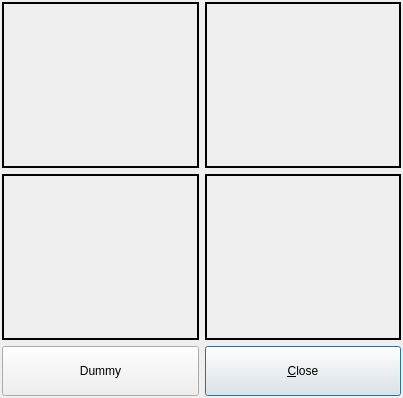
<?xml version="1.0" encoding="UTF-8"?>
<ui version="4.0">
 <class>TestWidget</class>
 <widget class="QWidget" name="TestWidget">
  <property name="geometry">
   <rect>
    <x>0</x>
    <y>0</y>
    <width>403</width>
    <height>398</height>
   </rect>
  </property>
  <property name="windowTitle">
   <string>Icon Test Dialog</string>
  </property>
  <property name="windowIcon">
   <iconset resource="../../qt/res/resource.qrc">
    <normaloff>:logo/ico/scanframe</normaloff>:logo/ico/scanframe</iconset>
  </property>
  <layout class="QGridLayout" name="gridLayout">
   <property name="leftMargin">
    <number>2</number>
   </property>
   <property name="topMargin">
    <number>2</number>
   </property>
   <property name="rightMargin">
    <number>2</number>
   </property>
   <property name="bottomMargin">
    <number>2</number>
   </property>
   <item row="0" column="2">
    <widget class="QFrame" name="frame2">
     <property name="toolTip">
      <string>Mode: Active</string>
     </property>
     <property name="frameShape">
      <enum>QFrame::WinPanel</enum>
     </property>
     <property name="frameShadow">
      <enum>QFrame::Plain</enum>
     </property>
     <layout class="QHBoxLayout" name="horizontalLayout_3">
      <item>
       <widget class="sf::DrawWidget" name="drawWidget2" native="true">
        <property name="whatsThis">
         <string>Widget for drawing stuff into.</string>
        </property>
       </widget>
      </item>
     </layout>
    </widget>
   </item>
   <item row="1" column="2">
    <widget class="QFrame" name="frame3">
     <property name="toolTip">
      <string>Mode: Disabled</string>
     </property>
     <property name="frameShape">
      <enum>QFrame::WinPanel</enum>
     </property>
     <property name="frameShadow">
      <enum>QFrame::Plain</enum>
     </property>
     <layout class="QHBoxLayout" name="horizontalLayout_6">
      <item>
       <widget class="sf::DrawWidget" name="drawWidget3" native="true">
        <property name="whatsThis">
         <string>Widget for drawing stuff into.</string>
        </property>
       </widget>
      </item>
     </layout>
    </widget>
   </item>
   <item row="0" column="0">
    <widget class="QFrame" name="frame1">
     <property name="toolTip">
      <string>Mode: Normal</string>
     </property>
     <property name="frameShape">
      <enum>QFrame::WinPanel</enum>
     </property>
     <property name="frameShadow">
      <enum>QFrame::Plain</enum>
     </property>
     <layout class="QHBoxLayout" name="horizontalLayout_2">
      <item>
       <widget class="sf::DrawWidget" name="drawWidget1" native="true">
        <property name="whatsThis">
         <string>Widget for drawing stuff into.</string>
        </property>
       </widget>
      </item>
     </layout>
    </widget>
   </item>
   <item row="1" column="0">
    <widget class="QFrame" name="frame4">
     <property name="toolTip">
      <string>Mode: Selected</string>
     </property>
     <property name="frameShape">
      <enum>QFrame::WinPanel</enum>
     </property>
     <property name="frameShadow">
      <enum>QFrame::Plain</enum>
     </property>
     <layout class="QHBoxLayout" name="horizontalLayout_4">
      <item>
       <widget class="sf::DrawWidget" name="drawWidget4" native="true">
        <property name="whatsThis">
         <string>Widget for drawing stuff into.</string>
        </property>
       </widget>
      </item>
     </layout>
    </widget>
   </item>
   <item row="2" column="2">
    <widget class="QPushButton" name="btnClose">
     <property name="sizePolicy">
      <sizepolicy hsizetype="Minimum" vsizetype="Fixed">
       <horstretch>0</horstretch>
       <verstretch>1</verstretch>
      </sizepolicy>
     </property>
     <property name="maximumSize">
      <size>
       <width>16777215</width>
       <height>50</height>
      </size>
     </property>
     <property name="text">
      <string>&amp;Close</string>
     </property>
     <property name="autoDefault">
      <bool>true</bool>
     </property>
     <property name="default">
      <bool>true</bool>
     </property>
     <property name="flat">
      <bool>false</bool>
     </property>
     <property name="iconSource" stdset="0">
      <cstring>tests/test</cstring>
     </property>
    </widget>
   </item>
   <item row="2" column="0">
    <widget class="QPushButton" name="btnDummy">
     <property name="sizePolicy">
      <sizepolicy hsizetype="Minimum" vsizetype="Fixed">
       <horstretch>0</horstretch>
       <verstretch>1</verstretch>
      </sizepolicy>
     </property>
     <property name="maximumSize">
      <size>
       <width>16777215</width>
       <height>50</height>
      </size>
     </property>
     <property name="text">
      <string>Dummy</string>
     </property>
     <property name="iconSize">
      <size>
       <width>24</width>
       <height>24</height>
      </size>
     </property>
     <property name="iconSource" stdset="0">
      <cstring>tests/test</cstring>
     </property>
    </widget>
   </item>
  </layout>
 </widget>
 <customwidgets>
  <customwidget>
   <class>sf::DrawWidget</class>
   <extends>QWidget</extends>
   <header>misc/qt/DrawWidget.h</header>
  </customwidget>
 </customwidgets>
 <resources>
  <include location="test-svg-icon.qrc"/>
  <include location="../../qt/res/resource.qrc"/>
 </resources>
 <connections/>
</ui>
